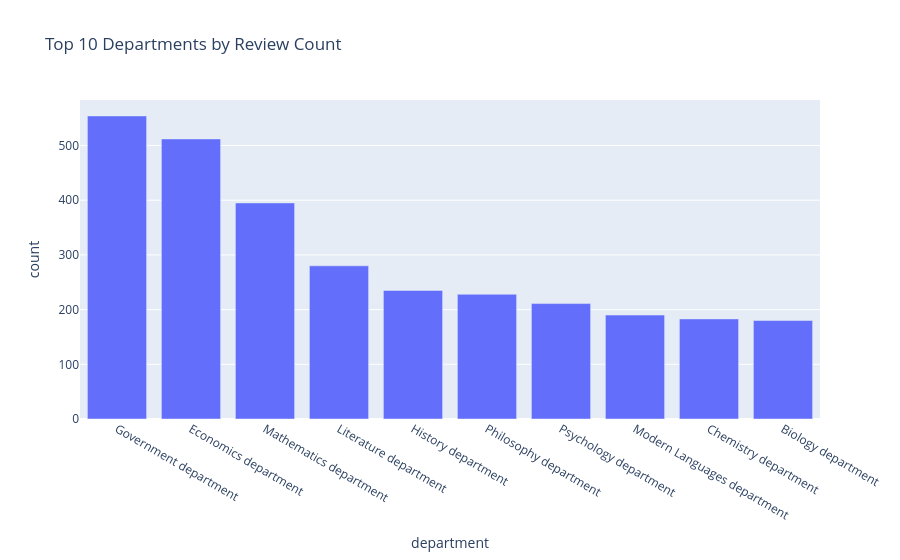

The notebook cell this image was saved under:
### Code cell
top_depts = df['department'].value_counts().head(10).reset_index()
top_depts.columns = ['department', 'count']

fig = px.bar(top_depts, x='department', y='count', title='Top 10 Departments by Review Count')
fig.show()

### Figure 1 — Plotly figure (JSON) as saved in the notebook; plotly's stock layout.template omitted (floating-point values rounded to 4 significant figures)
{"data": [{"hovertemplate": "department=%{x}<br>count=%{y}<extra></extra>", "legendgroup": "", "marker": {"color": "#636efa", "pattern": {"shape": ""}}, "name": "", "orientation": "v", "showlegend": false, "textposition": "auto", "type": "bar", "x": ["Government department", "Economics department", "Mathematics department", "Literature department", "History department", "Philosophy department", "Psychology department", "Modern Languages department", "Chemistry department", "Biology department"], "xaxis": "x", "y": [554, 512, 395, 280, 235, 228, 211, 190, 183, 180], "yaxis": "y"}], "layout": {"barmode": "relative", "legend": {"tracegroupgap": 0}, "title": {"text": "Top 10 Departments by Review Count"}, "xaxis": {"anchor": "y", "domain": [0, 1], "title": {"text": "department"}}, "yaxis": {"anchor": "x", "domain": [0, 1], "title": {"text": "count"}}}}
